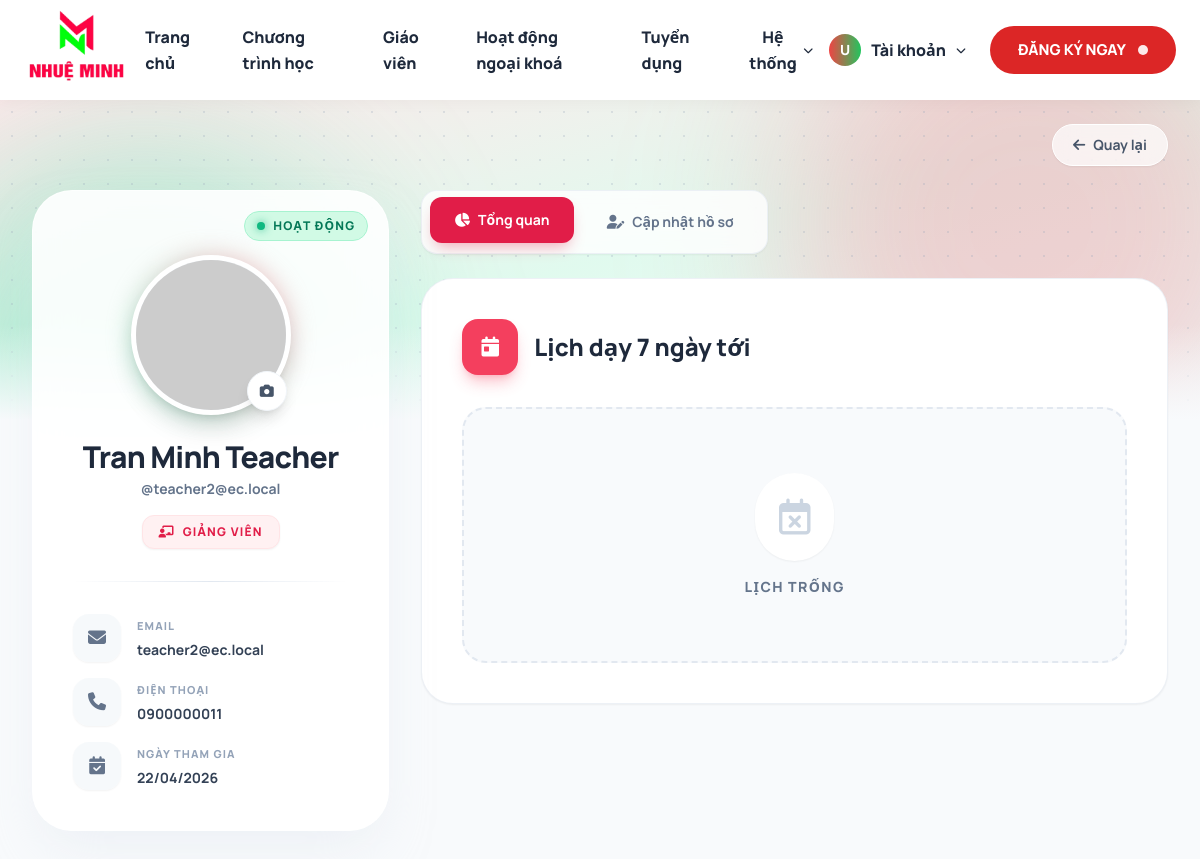
The app's page /?page=profile (signed in) with its own data.
### tables this page shows
CREATE TABLE users (
    id BIGINT UNSIGNED AUTO_INCREMENT PRIMARY KEY,
    username VARCHAR(120) NOT NULL UNIQUE,
    password VARCHAR(255) NOT NULL,
    full_name VARCHAR(150) NOT NULL,
    role_id BIGINT UNSIGNED NOT NULL,
    phone VARCHAR(20) DEFAULT NULL,
    email VARCHAR(150) DEFAULT NULL,
    avatar VARCHAR(255) DEFAULT NULL,
    status ENUM('active', 'inactive') NOT NULL DEFAULT 'active',
    created_at TIMESTAMP NOT NULL DEFAULT CURRENT_TIMESTAMP,
    updated_at TIMESTAMP NOT NULL DEFAULT CURRENT_TIMESTAMP ON UPDATE CURRENT_TIMESTAMP,
    deleted_at TIMESTAMP NULL DEFAULT NULL,
    CONSTRAINT fk_users_role FOREIGN KEY (role_id) REFERENCES roles(id)
);

CREATE TABLE roles (
    id BIGINT UNSIGNED AUTO_INCREMENT PRIMARY KEY,
    role_name VARCHAR(50) NOT NULL UNIQUE,
    description VARCHAR(255) DEFAULT NULL
);

### public_html/core/auth.php (called while the page is built, shortened)
<?php
require_once __DIR__ . '/database.php';
function auth_user(): ?array
{
	return $_SESSION['auth_user'] ?? null;
}

### public_html/core/database.php (called while the page is built, shortened)
<?php
final class Database
{
	private static ?PDO $instance = null;
	public static function connection(): PDO
	{
		if (self::$instance instanceof PDO) {
			return self::$instance;
		}
		$dsn = sprintf('mysql:host=%s;port=%s;dbname=%s;charset=utf8mb4', DB_HOST, DB_PORT, DB_NAME);
		self::$instance = new PDO($dsn, DB_USER, DB_PASS, [
			PDO::ATTR_ERRMODE => PDO::ERRMODE_EXCEPTION,
			PDO::ATTR_DEFAULT_FETCH_MODE => PDO::FETCH_ASSOC,
			PDO::ATTR_EMULATE_PREPARES => false,
		]);
		return self::$instance;
	}
}

### public_html/models/AcademicModel.php (called while the page is built, shortened)
<?php
require_once __DIR__ . '/tables/UsersTableModel.php';
final class AcademicModel
{
    private UsersTableModel $usersTable;
    public function __construct()
    {
        $this->usersTable = new UsersTableModel();
    }
    public function findActiveUser(int $userId): ?array
    {
        return $this->usersTable->findActiveById($userId);
    }
}

### public_html/core/table_model_utils.php (called while the page is built, shortened)
<?php
require_once __DIR__ . '/database.php';
trait TableModelUtils
{
    protected PDO $pdo;
    public function __construct(?PDO $pdo = null)
    {
        $this->pdo = $pdo ?? Database::connection();
    }
    protected function fetchOne(string $sql, array $params = []): ?array
    {
        $row = $this->prepareAndExecute($sql, $params)->fetch();
        return $row ?: null;
    }
    private function prepareAndExecute(string $sql, array $params = []): PDOStatement
    {
        $statement = $this->pdo->prepare($sql);
        $statement->execute($params);
        return $statement;
    }
}

### public_html/models/tables/UsersTableModel.php (called while the page is built, shortened)
<?php
final class UsersTableModel extends BaseTableModel
{
    public function findActiveById(int $id): ?array
    {
        $user = $this->fetchOne(
                "SELECT u.id, u.username, u.full_name, u.role_id, u.phone, u.email, u.avatar, u.status, u.created_at,
                    r.role_name
             FROM users u
             INNER JOIN roles r ON r.id = u.role_id
             WHERE u.id = :id AND u.deleted_at IS NULL
             LIMIT 1",
            ['id' => $id]
        );
        $user['role_profile'] = $this->findRoleProfile((int) ($user['id'] ?? 0), (string) ($user['role_name'] ?? ''));
        return $user;
    }
    private function findRoleProfile(int $userId, string $roleName): array
    {
        $normalizedRole = strtolower(trim($roleName));
        if ($normalizedRole === 'teacher') {
            return $this->fetchOne(
                'SELECT degree AS teacher_degree,
                        experience_years AS teacher_experience_years,
                        bio AS teacher_bio,
                        intro_video_url AS teacher_intro_video_url
                 FROM teacher_profiles
                 WHERE user_id = :user_id
                 LIMIT 1',
                ['user_id' => $userId]
            ) ?? [];
        }
        return [];
    }
}

### public_html/core/response.php (called while the page is built, shortened)
<?php
function e(string $value): string
{
	return htmlspecialchars($value, ENT_QUOTES, 'UTF-8');
}

### public_html/pages/profile/index.php (the view, shortened to what this page needs)
<?php
$authUser = auth_user() ?? [];
$academicModel = new AcademicModel();
$profileUser = (int) ($authUser['id'] ?? 0) > 0
    ? ($academicModel->findActiveUser((int) $authUser['id']) ?? [])
    : [];
$homeWidgets = (new UserModel())->homeWidgetData(
    (int) ($authUser['id'] ?? 0),
    (string) ($authUser['role'] ?? ($profileUser['role_name'] ?? ''))
);
$teacherSchedules = $homeWidgets['teacher_schedules'] ?? [];
$username = (string) ($profileUser['username'] ?? $authUser['username'] ?? '');
$fullName = (string) ($profileUser['full_name'] ?? $authUser['full_name'] ?? '');
$role = (string) ($profileUser['role_name'] ?? $authUser['role'] ?? '');
$email = (string) ($profileUser['email'] ?? '');
$phone = (string) ($profileUser['phone'] ?? '');
$status = (string) ($profileUser['status'] ?? '');
$createdAt = isset($profileUser['created_at']) && $profileUser['created_at'] !== null
    ? date('d/m/Y', strtotime((string) $profileUser['created_at']))
    : '';
$roleDisplay = match($role) {
    'teacher' => 'Giảng viên',
    'admin' => 'Quản trị viên',
    default => 'Học viên',
};
$avatarUrl = trim((string) ($profileUser['avatar'] ?? ''));
if ($avatarUrl === '') {
    $displayNameForAvatar = trim($fullName !== '' ? $fullName : $username);
    $avatarUrl = 'https://ui-avatars.com/api/?name=' . urlencode($displayNameForAvatar !== '' ? $displayNameForAvatar : 'User') . '&background=10b981&color=fff&size=256&bold=true';
} else if (function_exists('normalize_public_file_url')) {
    $avatarUrl = normalize_public_file_url($avatarUrl);
}
?>
<section class="min-h-screen bg-[#f8fafc] pb-24 font-jakarta relative overflow-hidden">
    <div class="absolute top-0 left-0 w-full h-[320px] overflow-hidden -z-0">
        <div class="absolute inset-0 bg-gradient-to-br from-rose-100/80 via-emerald-100/60 to-teal-50"></div>
        <div class="absolute -top-32 -right-20 w-[500px] h-[500px] bg-rose-400/30 rounded-full blur-[80px] animate-pulse" style="animation-duration: 8s;"></div>
        <div class="absolute inset-0 opacity-[0.25]" style="background-image: radial-gradient(#94a3b8 1.5px, transparent 1.5px); background-size: 24px 24px;"></div>
    </div>
    <div class="relative z-10 pt-6 px-4 sm:px-8 max-w-7xl mx-auto flex justify-end">
        <a class="group inline-flex items-center gap-2 rounded-full bg-white/70 backdrop-blur-md border border-white px-5 py-2.5 text-sm font-bold text-slate-600 shadow-sm transition-all hover:bg-white hover:text-rose-600 hover:shadow-md" href="/">
            <i class="fa-solid fa-arrow-left transition-transform group-hover:-translate-x-1"></i> Quay lại
        </a>
    </div>
    <div class="mx-auto max-w-7xl px-4 sm:px-6 lg:px-8 relative z-10 mt-6">
        <div class="grid grid-cols-1 items-start gap-8 lg:grid-cols-12">
            <aside class="lg:col-span-4 lg:sticky lg:top-8" data-aos="fade-right">
                <div class="glass-card rounded-[2.5rem] p-8 md:p-10 shadow-2xl shadow-slate-200/50 text-center relative overflow-hidden">
                    <?php if($status === 'active'): ?>
                        <div class="absolute top-5 right-5 flex items-center gap-2 bg-emerald-100 text-emerald-700 px-3 py-1.5 rounded-full text-xs font-black uppercase tracking-widest border border-emerald-200">
                            <span class="w-2 h-2 rounded-full bg-emerald-500 shadow-[0_0_8px_rgba(16,185,129,0.8)] animate-pulse"></span> Hoạt động
                        </div>
                    <?php endif; ?>
                    <div class="relative mx-auto mt-6 h-36 w-36 md:h-40 md:w-40">
                        <div class="relative h-full w-full rounded-full border-[5px] border-white shadow-xl overflow-hidden bg-slate-100">
                            <img id="sidebarAvatar" src="<?= e($avatarUrl) ?>" alt="Avatar" class="h-full w-full object-cover" />
                        </div>
                        <button onclick="openAvatarModal()" class="absolute bottom-1 right-1 w-10 h-10 bg-white rounded-full flex items-center justify-center text-slate-600 shadow-lg border border-slate-100 hover:text-emerald-600 hover:scale-110 transition-all z-10" title="Đổi ảnh đại diện">
                            <i class="fa-solid fa-camera text-sm"></i>
                        </button>
                    </div>
                    <div class="mt-6">
                        <h1 class="text-2xl md:text-3xl font-black text-slate-800 tracking-tight"><?= e($fullName) ?></h1>
                        <p class="text-sm font-bold text-slate-500 mt-1">@<?= e($username) ?></p>
                        <div class="mt-4">
                            <span class="inline-flex items-center gap-2 rounded-xl bg-rose-50 px-4 py-2 text-xs font-black uppercase tracking-widest text-rose-600 border border-rose-100 shadow-sm">
                                <?= $role === 'teacher' ? '<i class="fa-solid fa-chalkboard-user"></i>' : '<i class="fa-solid fa-laptop-code"></i>' ?>
                                <?= e($roleDisplay) ?>
                            </span>
                        </div>
                    </div>
                    <div class="w-full h-px bg-gradient-to-r from-transparent via-slate-200 to-transparent my-8"></div>
                    <div class="space-y-4 text-left">
                        <div class="flex items-center gap-4 text-sm font-medium text-slate-600 group">
                            <div class="flex h-12 w-12 shrink-0 items-center justify-center rounded-2xl bg-slate-100/60 text-slate-500 group-hover:bg-emerald-50 group-hover:text-emerald-600 transition-all shadow-sm"><i class="fa-solid fa-envelope text-lg"></i></div>
                            <div class="flex-1 min-w-0">
                                <p class="text-[11px] font-black text-slate-400 uppercase tracking-widest mb-1">Email</p>
                                <span class="font-bold text-slate-700 truncate block text-sm"><?= e($email) ?></span>
                            </div>
                        </div>
                        <div class="flex items-center gap-4 text-sm font-medium text-slate-600 group">
                            <div class="flex h-12 w-12 shrink-0 items-center justify-center rounded-2xl bg-slate-100/60 text-slate-500 group-hover:bg-emerald-50 group-hover:text-emerald-600 transition-all shadow-sm"><i class="fa-solid fa-phone text-lg"></i></div>
                            <div class="flex-1 min-w-0">
                                <p class="text-[11px] font-black text-slate-400 uppercase tracking-widest mb-1">Điện thoại</p>
                                <span class="font-bold text-slate-700 truncate block text-sm"><?= e($phone) ?></span>
                            </div>
                        </div>
                        <div class="flex items-center gap-4 text-sm font-medium text-slate-600 group">
                            <div class="flex h-12 w-12 shrink-0 items-center justify-center rounded-2xl bg-slate-100/60 text-slate-500 group-hover:bg-emerald-50 group-hover:text-emerald-600 transition-all shadow-sm"><i class="fa-solid fa-calendar-check text-lg"></i></div>
                            <div class="flex-1 min-w-0">
                                <p class="text-[11px] font-black text-slate-400 uppercase tracking-widest mb-1">Ngày tham gia</p>
                                <span class="font-bold text-slate-700 truncate block text-sm"><?= e($createdAt) ?></span>
                            </div>
                        </div>
                    </div>
                </div>
            </aside>
            <div class="lg:col-span-8 space-y-6" data-aos="fade-up" data-aos-delay="100">
                <div class="bg-white/80 backdrop-blur-md p-2 rounded-2xl flex flex-wrap gap-2 w-full md:w-max shadow-sm border border-slate-200/60">
                    <button onclick="switchTab('overview')" id="tab-overview" class="nav-tab active flex-1 md:flex-none px-6 py-3 rounded-xl text-sm font-bold flex items-center justify-center gap-2">
                        <i class="fa-solid fa-chart-pie"></i> Tổng quan
                    </button>
                    <button onclick="switchTab('settings')" id="tab-settings" class="nav-tab inactive flex-1 md:flex-none px-6 py-3 rounded-xl text-sm font-bold flex items-center justify-center gap-2">
                        <i class="fa-solid fa-user-pen"></i> Cập nhật hồ sơ
                    </button>
                </div>
                <div id="content-overview" class="space-y-6 block animate-fade-in">
                    <?php if ($role === 'teacher'): ?>
                        <article class="rounded-[2rem] border border-slate-200/60 bg-white p-8 md:p-10 shadow-sm">
                            <div class="flex items-center gap-4 mb-8">
                                <div class="flex h-14 w-14 items-center justify-center rounded-[1rem] bg-rose-500 text-white shadow-lg shadow-rose-500/30">
                                    <i class="fa-solid fa-calendar-day text-xl"></i>
                                </div>
                                <h3 class="text-2xl font-black text-slate-800">Lịch dạy 7 ngày tới</h3>
                            </div>
                            <?php if (empty($teacherSchedules)): ?>
                                <div class="flex flex-col items-center justify-center rounded-[1.5rem] border-2 border-dashed border-slate-200 bg-slate-50 py-16 text-center">
                                    <div class="mb-4 rounded-full bg-white p-6 shadow-sm text-slate-300">
                                        <i class="fa-regular fa-calendar-xmark text-4xl"></i>
                                    </div>
                                    <p class="text-sm font-black text-slate-500 uppercase tracking-widest">Lịch trống</p>
                                </div>
                            <?php endif; ?>
                        </article>
                    <?php endif; ?>
                </div>
            </div>
        </div>
    </div>
</section>

### records on screen
users: full_name "Tran Minh Teacher", username "teacher2@ec.local", role.role_name "GIẢNG VIÊN", email "teacher2@ec.local", phone "0900000011", created_at "22/04/2026"

### other values on screen
substr($user['full_name'] ?? 'U', 0, 1) "U"
$user['full_name'] "Tài khoản"
